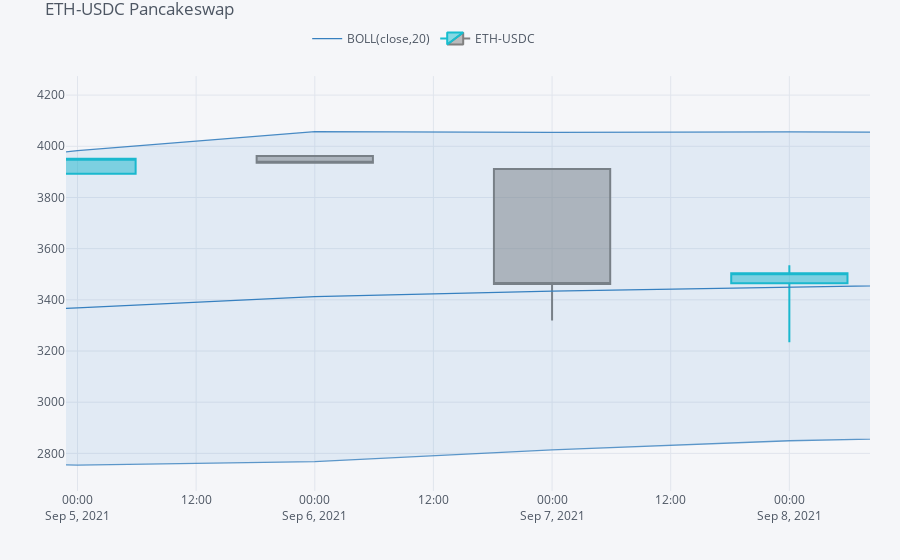

The notebook cell this image was saved under:
### Markdown cell above
## Bollinger Bands

Bollinger Bands are a type of statistical chart characterizing the prices and volatility over time of a
financial instrument. Bollinger Bands display a graphical band (the envelope maximum and minimum of moving averages,
and volatility (expressed by the width of the envelope) in one two-dimensional chart.
[Read more](https://en.wikipedia.org/wiki/Bollinger_Bands).

### Code cell
quant_chart = cf.QuantFig(
    eth_usdc_pair,
    title='ETH-USDC Pancakeswap',
    legend='top',
    name='ETH-USDC')
quant_chart.add_bollinger_bands()
quant_chart.iplot()

### Figure 1 — Plotly figure (JSON) as saved in the notebook; plotly's stock layout.template omitted (floating-point values rounded to 4 significant figures; data arrays with more than 128 entries replaced by an {"elided": "..."} marker saying what was removed)
{"data": [{"legendgroup": "BOLL(close,20)", "line": {"color": "rgba(55, 128, 191, 1.0)", "dash": "solid", "shape": "linear", "width": 1.3}, "mode": "lines", "name": "BOLL(close,20)", "showlegend": true, "text": "", "x": {"elided": "416 str values"}, "y": {"elided": "416 mixed values"}, "yaxis": "y2", "type": "scatter"}, {"legendgroup": "BOLL(close,20)", "line": {"color": "rgba(55, 128, 191, 0.8999999999999999)", "dash": "solid", "shape": "linear", "width": 1.3}, "mode": "lines", "name": "UPPER(close,20)", "showlegend": false, "text": "", "x": {"elided": "416 str values"}, "y": {"elided": "416 mixed values"}, "yaxis": "y2", "type": "scatter"}, {"fill": "tonexty", "fillcolor": "rgba(55, 128, 191, 0.1)", "legendgroup": "BOLL(close,20)", "line": {"color": "rgba(55, 128, 191, 0.7999999999999998)", "dash": "solid", "shape": "linear", "width": 1.3}, "mode": "lines", "name": "LOWER(close,20)", "showlegend": false, "text": "", "x": {"elided": "416 str values"}, "y": {"elided": "416 mixed values"}, "yaxis": "y2", "type": "scatter"}, {"close": {"elided": "416 float values"}, "decreasing": {"line": {"color": "#808080"}}, "high": {"elided": "416 float values"}, "increasing": {"line": {"color": "#17BECF"}}, "low": {"elided": "416 float values"}, "name": "ETH-USDC", "open": {"elided": "416 float values"}, "showlegend": true, "x": {"elided": "416 str values"}, "yaxis": "y2", "type": "candlestick"}], "layout": {"legend": {"bgcolor": "#F5F6F9", "font": {"color": "#4D5663"}, "orientation": "h", "x": 0.3, "y": 0.95, "yanchor": "bottom"}, "margin": {"b": 30, "l": 30, "r": 30, "t": 30}, "paper_bgcolor": "#F5F6F9", "plot_bgcolor": "#F5F6F9", "showlegend": true, "title": {"font": {"color": "#4D5663"}, "text": "ETH-USDC Pancakeswap"}, "xaxis": {"anchor": "y2", "gridcolor": "#E1E5ED", "rangeselector": {"bgcolor": "rgba(150, 200, 250, 1)", "buttons": [{"count": 1, "label": "1m", "step": "month", "stepmode": "backward"}, {"count": 1, "label": "1y", "step": "year", "stepmode": "backward"}], "font": {"size": 13}, "visible": false, "x": 0, "y": 0.9}, "rangeslider": {"visible": false, "yaxis2": {}}, "showgrid": true, "tickfont": {"color": "#4D5663"}, "title": {"font": {"color": "#4D5663"}, "text": ""}, "zerolinecolor": "#E1E5ED", "type": "date", "range": ["2021-09-04 22:50:15.8761", "2021-09-08 08:09:24.8647"], "autorange": false}, "yaxis": {"gridcolor": "#E1E5ED", "showgrid": true, "showticklabels": false, "tickfont": {"color": "#4D5663"}, "title": {"font": {"color": "#4D5663"}, "text": ""}, "zerolinecolor": "#E1E5ED"}, "yaxis2": {"domain": [0, 0.9], "gridcolor": "#E1E5ED", "showgrid": true, "tickfont": {"color": "#4D5663"}, "title": {"font": {"color": "#4D5663"}, "text": ""}, "zerolinecolor": "#E1E5ED", "type": "linear", "range": [2653.0, 4274.0], "autorange": false}, "autosize": true}}
